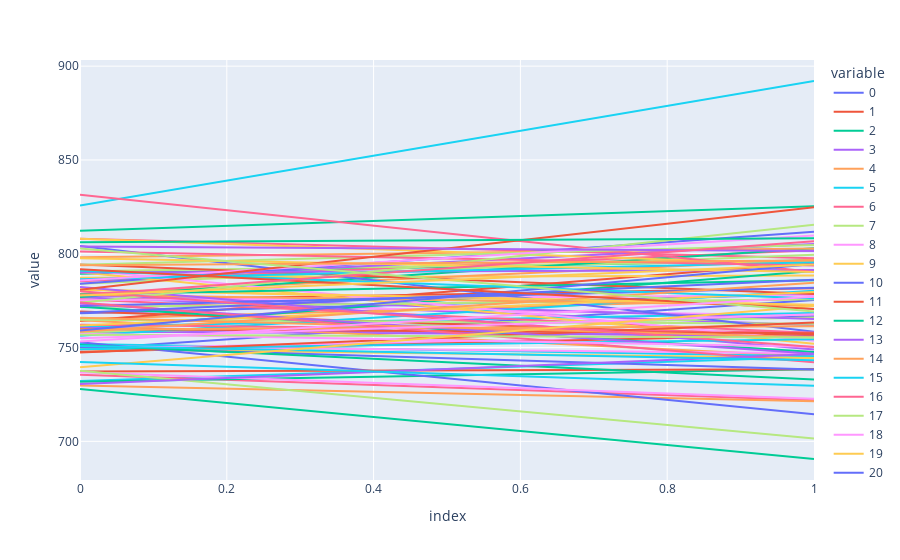

Notebook cell for this chart:
### Code cell
import plotly_express as px
fig2 = px.line(sim_df)
fig2.show()

### Figure 1 — Plotly figure (JSON) as saved in the notebook; plotly's stock layout.template omitted (floating-point values rounded to 4 significant figures)
{"data": [{"hovertemplate": "variable=0<br>index=%{x}<br>value=%{y}<extra></extra>", "legendgroup": "0", "line": {"color": "#636efa", "dash": "solid"}, "mode": "lines", "name": "0", "orientation": "v", "showlegend": true, "type": "scatter", "x": [0, 1], "xaxis": "x", "y": [749.1, 775.4], "yaxis": "y"}, {"hovertemplate": "variable=1<br>index=%{x}<br>value=%{y}<extra></extra>", "legendgroup": "1", "line": {"color": "#EF553B", "dash": "solid"}, "mode": "lines", "name": "1", "orientation": "v", "showlegend": true, "type": "scatter", "x": [0, 1], "xaxis": "x", "y": [775.1, 781.6], "yaxis": "y"}, {"hovertemplate": "variable=2<br>index=%{x}<br>value=%{y}<extra></extra>", "legendgroup": "2", "line": {"color": "#00cc96", "dash": "solid"}, "mode": "lines", "name": "2", "orientation": "v", "showlegend": true, "type": "scatter", "x": [0, 1], "xaxis": "x", "y": [789.4, 796.5], "yaxis": "y"}, {"hovertemplate": "variable=3<br>index=%{x}<br>value=%{y}<extra></extra>", "legendgroup": "3", "line": {"color": "#ab63fa", "dash": "solid"}, "mode": "lines", "name": "3", "orientation": "v", "showlegend": true, "type": "scatter", "x": [0, 1], "xaxis": "x", "y": [776.8, 761.9], "yaxis": "y"}, {"hovertemplate": "variable=4<br>index=%{x}<br>value=%{y}<extra></extra>", "legendgroup": "4", "line": {"color": "#FFA15A", "dash": "solid"}, "mode": "lines", "name": "4", "orientation": "v", "showlegend": true, "type": "scatter", "x": [0, 1], "xaxis": "x", "y": [765.2, 776.2], "yaxis": "y"}, {"hovertemplate": "variable=5<br>index=%{x}<br>value=%{y}<extra></extra>", "legendgroup": "5", "line": {"color": "#19d3f3", "dash": "solid"}, "mode": "lines", "name": "5", "orientation": "v", "showlegend": true, "type": "scatter", "x": [0, 1], "xaxis": "x", "y": [732.2, 744.9], "yaxis": "y"}, {"hovertemplate": "variable=6<br>index=%{x}<br>value=%{y}<extra></extra>", "legendgroup": "6", "line": {"color": "#FF6692", "dash": "solid"}, "mode": "lines", "name": "6", "orientation": "v", "showlegend": true, "type": "scatter", "x": [0, 1], "xaxis": "x", "y": [785.3, 801.9], "yaxis": "y"}, {"hovertemplate": "variable=7<br>index=%{x}<br>value=%{y}<extra></extra>", "legendgroup": "7", "line": {"color": "#B6E880", "dash": "solid"}, "mode": "lines", "name": "7", "orientation": "v", "showlegend": true, "type": "scatter", "x": [0, 1], "xaxis": "x", "y": [790.7, 796.1], "yaxis": "y"}, {"hovertemplate": "variable=8<br>index=%{x}<br>value=%{y}<extra></extra>", "legendgroup": "8", "line": {"color": "#FF97FF", "dash": "solid"}, "mode": "lines", "name": "8", "orientation": "v", "showlegend": true, "type": "scatter", "x": [0, 1], "xaxis": "x", "y": [773.3, 767.0], "yaxis": "y"}, {"hovertemplate": "variable=9<br>index=%{x}<br>value=%{y}<extra></extra>", "legendgroup": "9", "line": {"color": "#FECB52", "dash": "solid"}, "mode": "lines", "name": "9", "orientation": "v", "showlegend": true, "type": "scatter", "x": [0, 1], "xaxis": "x", "y": [780.9, 772.3], "yaxis": "y"}, {"hovertemplate": "variable=10<br>index=%{x}<br>value=%{y}<extra></extra>", "legendgroup": "10", "line": {"color": "#636efa", "dash": "solid"}, "mode": "lines", "name": "10", "orientation": "v", "showlegend": true, "type": "scatter", "x": [0, 1], "xaxis": "x", "y": [757.6, 766.5], "yaxis": "y"}, {"hovertemplate": "variable=11<br>index=%{x}<br>value=%{y}<extra></extra>", "legendgroup": "11", "line": {"color": "#EF553B", "dash": "solid"}, "mode": "lines", "name": "11", "orientation": "v", "showlegend": true, "type": "scatter", "x": [0, 1], "xaxis": "x", "y": [764.2, 795.3], "yaxis": "y"}, {"hovertemplate": "variable=12<br>index=%{x}<br>value=%{y}<extra></extra>", "legendgroup": "12", "line": {"color": "#00cc96", "dash": "solid"}, "mode": "lines", "name": "12", "orientation": "v", "showlegend": true, "type": "scatter", "x": [0, 1], "xaxis": "x", "y": [812.3, 825.4], "yaxis": "y"}, {"hovertemplate": "variable=13<br>index=%{x}<br>value=%{y}<extra></extra>", "legendgroup": "13", "line": {"color": "#ab63fa", "dash": "solid"}, "mode": "lines", "name": "13", "orientation": "v", "showlegend": true, "type": "scatter", "x": [0, 1], "xaxis": "x", "y": [758.5, 756.4], "yaxis": "y"}, {"hovertemplate": "variable=14<br>index=%{x}<br>value=%{y}<extra></extra>", "legendgroup": "14", "line": {"color": "#FFA15A", "dash": "solid"}, "mode": "lines", "name": "14", "orientation": "v", "showlegend": true, "type": "scatter", "x": [0, 1], "xaxis": "x", "y": [764.6, 745.2], "yaxis": "y"}, {"hovertemplate": "variable=15<br>index=%{x}<br>value=%{y}<extra></extra>", "legendgroup": "15", "line": {"color": "#19d3f3", "dash": "solid"}, "mode": "lines", "name": "15", "orientation": "v", "showlegend": true, "type": "scatter", "x": [0, 1], "xaxis": "x", "y": [751.9, 745.3], "yaxis": "y"}, {"hovertemplate": "variable=16<br>index=%{x}<br>value=%{y}<extra></extra>", "legendgroup": "16", "line": {"color": "#FF6692", "dash": "solid"}, "mode": "lines", "name": "16", "orientation": "v", "showlegend": true, "type": "scatter", "x": [0, 1], "xaxis": "x", "y": [808.0, 797.6], "yaxis": "y"}, {"hovertemplate": "variable=17<br>index=%{x}<br>value=%{y}<extra></extra>", "legendgroup": "17", "line": {"color": "#B6E880", "dash": "solid"}, "mode": "lines", "name": "17", "orientation": "v", "showlegend": true, "type": "scatter", "x": [0, 1], "xaxis": "x", "y": [784.0, 799.4], "yaxis": "y"}, {"hovertemplate": "variable=18<br>index=%{x}<br>value=%{y}<extra></extra>", "legendgroup": "18", "line": {"color": "#FF97FF", "dash": "solid"}, "mode": "lines", "name": "18", "orientation": "v", "showlegend": true, "type": "scatter", "x": [0, 1], "xaxis": "x", "y": [749.5, 756.7], "yaxis": "y"}, {"hovertemplate": "variable=19<br>index=%{x}<br>value=%{y}<extra></extra>", "legendgroup": "19", "line": {"color": "#FECB52", "dash": "solid"}, "mode": "lines", "name": "19", "orientation": "v", "showlegend": true, "type": "scatter", "x": [0, 1], "xaxis": "x", "y": [787.1, 788.4], "yaxis": "y"}, {"hovertemplate": "variable=20<br>index=%{x}<br>value=%{y}<extra></extra>", "legendgroup": "20", "line": {"color": "#636efa", "dash": "solid"}, "mode": "lines", "name": "20", "orientation": "v", "showlegend": true, "type": "scatter", "x": [0, 1], "xaxis": "x", "y": [768.3, 778.5], "yaxis": "y"}, {"hovertemplate": "variable=21<br>index=%{x}<br>value=%{y}<extra></extra>", "legendgroup": "21", "line": {"color": "#EF553B", "dash": "solid"}, "mode": "lines", "name": "21", "orientation": "v", "showlegend": true, "type": "scatter", "x": [0, 1], "xaxis": "x", "y": [747.7, 756.8], "yaxis": "y"}, {"hovertemplate": "variable=22<br>index=%{x}<br>value=%{y}<extra></extra>", "legendgroup": "22", "line": {"color": "#00cc96", "dash": "solid"}, "mode": "lines", "name": "22", "orientation": "v", "showlegend": true, "type": "scatter", "x": [0, 1], "xaxis": "x", "y": [759.9, 790.8], "yaxis": "y"}, {"hovertemplate": "variable=23<br>index=%{x}<br>value=%{y}<extra></extra>", "legendgroup": "23", "line": {"color": "#ab63fa", "dash": "solid"}, "mode": "lines", "name": "23", "orientation": "v", "showlegend": true, "type": "scatter", "x": [0, 1], "xaxis": "x", "y": [785.9, 805.1], "yaxis": "y"}, {"hovertemplate": "variable=24<br>index=%{x}<br>value=%{y}<extra></extra>", "legendgroup": "24", "line": {"color": "#FFA15A", "dash": "solid"}, "mode": "lines", "name": "24", "orientation": "v", "showlegend": true, "type": "scatter", "x": [0, 1], "xaxis": "x", "y": [778.6, 796.7], "yaxis": "y"}, {"hovertemplate": "variable=25<br>index=%{x}<br>value=%{y}<extra></extra>", "legendgroup": "25", "line": {"color": "#19d3f3", "dash": "solid"}, "mode": "lines", "name": "25", "orientation": "v", "showlegend": true, "type": "scatter", "x": [0, 1], "xaxis": "x", "y": [761.3, 768.4], "yaxis": "y"}, {"hovertemplate": "variable=26<br>index=%{x}<br>value=%{y}<extra></extra>", "legendgroup": "26", "line": {"color": "#FF6692", "dash": "solid"}, "mode": "lines", "name": "26", "orientation": "v", "showlegend": true, "type": "scatter", "x": [0, 1], "xaxis": "x", "y": [775.7, 757.7], "yaxis": "y"}, {"hovertemplate": "variable=27<br>index=%{x}<br>value=%{y}<extra></extra>", "legendgroup": "27", "line": {"color": "#B6E880", "dash": "solid"}, "mode": "lines", "name": "27", "orientation": "v", "showlegend": true, "type": "scatter", "x": [0, 1], "xaxis": "x", "y": [758.2, 766.0], "yaxis": "y"}, {"hovertemplate": "variable=28<br>index=%{x}<br>value=%{y}<extra></extra>", "legendgroup": "28", "line": {"color": "#FF97FF", "dash": "solid"}, "mode": "lines", "name": "28", "orientation": "v", "showlegend": true, "type": "scatter", "x": [0, 1], "xaxis": "x", "y": [750.7, 747.0], "yaxis": "y"}, {"hovertemplate": "variable=29<br>index=%{x}<br>value=%{y}<extra></extra>", "legendgroup": "29", "line": {"color": "#FECB52", "dash": "solid"}, "mode": "lines", "name": "29", "orientation": "v", "showlegend": true, "type": "scatter", "x": [0, 1], "xaxis": "x", "y": [749.3, 744.4], "yaxis": "y"}, {"hovertemplate": "variable=30<br>index=%{x}<br>value=%{y}<extra></extra>", "legendgroup": "30", "line": {"color": "#636efa", "dash": "solid"}, "mode": "lines", "name": "30", "orientation": "v", "showlegend": true, "type": "scatter", "x": [0, 1], "xaxis": "x", "y": [784.1, 811.7], "yaxis": "y"}, {"hovertemplate": "variable=31<br>index=%{x}<br>value=%{y}<extra></extra>", "legendgroup": "31", "line": {"color": "#EF553B", "dash": "solid"}, "mode": "lines", "name": "31", "orientation": "v", "showlegend": true, "type": "scatter", "x": [0, 1], "xaxis": "x", "y": [769.2, 756.0], "yaxis": "y"}, {"hovertemplate": "variable=32<br>index=%{x}<br>value=%{y}<extra></extra>", "legendgroup": "32", "line": {"color": "#00cc96", "dash": "solid"}, "mode": "lines", "name": "32", "orientation": "v", "showlegend": true, "type": "scatter", "x": [0, 1], "xaxis": "x", "y": [777.0, 802.9], "yaxis": "y"}, {"hovertemplate": "variable=33<br>index=%{x}<br>value=%{y}<extra></extra>", "legendgroup": "33", "line": {"color": "#ab63fa", "dash": "solid"}, "mode": "lines", "name": "33", "orientation": "v", "showlegend": true, "type": "scatter", "x": [0, 1], "xaxis": "x", "y": [778.0, 765.2], "yaxis": "y"}, {"hovertemplate": "variable=34<br>index=%{x}<br>value=%{y}<extra></extra>", "legendgroup": "34", "line": {"color": "#FFA15A", "dash": "solid"}, "mode": "lines", "name": "34", "orientation": "v", "showlegend": true, "type": "scatter", "x": [0, 1], "xaxis": "x", "y": [798.2, 802.8], "yaxis": "y"}, {"hovertemplate": "variable=35<br>index=%{x}<br>value=%{y}<extra></extra>", "legendgroup": "35", "line": {"color": "#19d3f3", "dash": "solid"}, "mode": "lines", "name": "35", "orientation": "v", "showlegend": true, "type": "scatter", "x": [0, 1], "xaxis": "x", "y": [756.2, 780.3], "yaxis": "y"}, {"hovertemplate": "variable=36<br>index=%{x}<br>value=%{y}<extra></extra>", "legendgroup": "36", "line": {"color": "#FF6692", "dash": "solid"}, "mode": "lines", "name": "36", "orientation": "v", "showlegend": true, "type": "scatter", "x": [0, 1], "xaxis": "x", "y": [735.5, 721.9], "yaxis": "y"}, {"hovertemplate": "variable=37<br>index=%{x}<br>value=%{y}<extra></extra>", "legendgroup": "37", "line": {"color": "#B6E880", "dash": "solid"}, "mode": "lines", "name": "37", "orientation": "v", "showlegend": true, "type": "scatter", "x": [0, 1], "xaxis": "x", "y": [764.9, 762.7], "yaxis": "y"}, {"hovertemplate": "variable=38<br>index=%{x}<br>value=%{y}<extra></extra>", "legendgroup": "38", "line": {"color": "#FF97FF", "dash": "solid"}, "mode": "lines", "name": "38", "orientation": "v", "showlegend": true, "type": "scatter", "x": [0, 1], "xaxis": "x", "y": [775.3, 777.8], "yaxis": "y"}, {"hovertemplate": "variable=39<br>index=%{x}<br>value=%{y}<extra></extra>", "legendgroup": "39", "line": {"color": "#FECB52", "dash": "solid"}, "mode": "lines", "name": "39", "orientation": "v", "showlegend": true, "type": "scatter", "x": [0, 1], "xaxis": "x", "y": [790.1, 752.0], "yaxis": "y"}, {"hovertemplate": "variable=40<br>index=%{x}<br>value=%{y}<extra></extra>", "legendgroup": "40", "line": {"color": "#636efa", "dash": "solid"}, "mode": "lines", "name": "40", "orientation": "v", "showlegend": true, "type": "scatter", "x": [0, 1], "xaxis": "x", "y": [804.2, 758.4], "yaxis": "y"}, {"hovertemplate": "variable=41<br>index=%{x}<br>value=%{y}<extra></extra>", "legendgroup": "41", "line": {"color": "#EF553B", "dash": "solid"}, "mode": "lines", "name": "41", "orientation": "v", "showlegend": true, "type": "scatter", "x": [0, 1], "xaxis": "x", "y": [794.3, 778.5], "yaxis": "y"}, {"hovertemplate": "variable=42<br>index=%{x}<br>value=%{y}<extra></extra>", "legendgroup": "42", "line": {"color": "#00cc96", "dash": "solid"}, "mode": "lines", "name": "42", "orientation": "v", "showlegend": true, "type": "scatter", "x": [0, 1], "xaxis": "x", "y": [731.8, 738.4], "yaxis": "y"}, {"hovertemplate": "variable=43<br>index=%{x}<br>value=%{y}<extra></extra>", "legendgroup": "43", "line": {"color": "#ab63fa", "dash": "solid"}, "mode": "lines", "name": "43", "orientation": "v", "showlegend": true, "type": "scatter", "x": [0, 1], "xaxis": "x", "y": [760.5, 755.7], "yaxis": "y"}, {"hovertemplate": "variable=44<br>index=%{x}<br>value=%{y}<extra></extra>", "legendgroup": "44", "line": {"color": "#FFA15A", "dash": "solid"}, "mode": "lines", "name": "44", "orientation": "v", "showlegend": true, "type": "scatter", "x": [0, 1], "xaxis": "x", "y": [729.8, 721.4], "yaxis": "y"}, {"hovertemplate": "variable=45<br>index=%{x}<br>value=%{y}<extra></extra>", "legendgroup": "45", "line": {"color": "#19d3f3", "dash": "solid"}, "mode": "lines", "name": "45", "orientation": "v", "showlegend": true, "type": "scatter", "x": [0, 1], "xaxis": "x", "y": [825.7, 892.1], "yaxis": "y"}, {"hovertemplate": "variable=46<br>index=%{x}<br>value=%{y}<extra></extra>", "legendgroup": "46", "line": {"color": "#FF6692", "dash": "solid"}, "mode": "lines", "name": "46", "orientation": "v", "showlegend": true, "type": "scatter", "x": [0, 1], "xaxis": "x", "y": [762.2, 758.0], "yaxis": "y"}, {"hovertemplate": "variable=47<br>index=%{x}<br>value=%{y}<extra></extra>", "legendgroup": "47", "line": {"color": "#B6E880", "dash": "solid"}, "mode": "lines", "name": "47", "orientation": "v", "showlegend": true, "type": "scatter", "x": [0, 1], "xaxis": "x", "y": [771.6, 775.7], "yaxis": "y"}, {"hovertemplate": "variable=48<br>index=%{x}<br>value=%{y}<extra></extra>", "legendgroup": "48", "line": {"color": "#FF97FF", "dash": "solid"}, "mode": "lines", "name": "48", "orientation": "v", "showlegend": true, "type": "scatter", "x": [0, 1], "xaxis": "x", "y": [791.5, 753.6], "yaxis": "y"}, {"hovertemplate": "variable=49<br>index=%{x}<br>value=%{y}<extra></extra>", "legendgroup": "49", "line": {"color": "#FECB52", "dash": "solid"}, "mode": "lines", "name": "49", "orientation": "v", "showlegend": true, "type": "scatter", "x": [0, 1], "xaxis": "x", "y": [808.0, 794.1], "yaxis": "y"}, {"hovertemplate": "variable=50<br>index=%{x}<br>value=%{y}<extra></extra>", "legendgroup": "50", "line": {"color": "#636efa", "dash": "solid"}, "mode": "lines", "name": "50", "orientation": "v", "showlegend": true, "type": "scatter", "x": [0, 1], "xaxis": "x", "y": [752.9, 714.4], "yaxis": "y"}, {"hovertemplate": "variable=51<br>index=%{x}<br>value=%{y}<extra></extra>", "legendgroup": "51", "line": {"color": "#EF553B", "dash": "solid"}, "mode": "lines", "name": "51", "orientation": "v", "showlegend": true, "type": "scatter", "x": [0, 1], "xaxis": "x", "y": [737.2, 738.5], "yaxis": "y"}, {"hovertemplate": "variable=52<br>index=%{x}<br>value=%{y}<extra></extra>", "legendgroup": "52", "line": {"color": "#00cc96", "dash": "solid"}, "mode": "lines", "name": "52", "orientation": "v", "showlegend": true, "type": "scatter", "x": [0, 1], "xaxis": "x", "y": [771.7, 747.6], "yaxis": "y"}, {"hovertemplate": "variable=53<br>index=%{x}<br>value=%{y}<extra></extra>", "legendgroup": "53", "line": {"color": "#ab63fa", "dash": "solid"}, "mode": "lines", "name": "53", "orientation": "v", "showlegend": true, "type": "scatter", "x": [0, 1], "xaxis": "x", "y": [789.9, 791.3], "yaxis": "y"}, {"hovertemplate": "variable=54<br>index=%{x}<br>value=%{y}<extra></extra>", "legendgroup": "54", "line": {"color": "#FFA15A", "dash": "solid"}, "mode": "lines", "name": "54", "orientation": "v", "showlegend": true, "type": "scatter", "x": [0, 1], "xaxis": "x", "y": [778.2, 772.4], "yaxis": "y"}, {"hovertemplate": "variable=55<br>index=%{x}<br>value=%{y}<extra></extra>", "legendgroup": "55", "line": {"color": "#19d3f3", "dash": "solid"}, "mode": "lines", "name": "55", "orientation": "v", "showlegend": true, "type": "scatter", "x": [0, 1], "xaxis": "x", "y": [786.5, 795.4], "yaxis": "y"}, {"hovertemplate": "variable=56<br>index=%{x}<br>value=%{y}<extra></extra>", "legendgroup": "56", "line": {"color": "#FF6692", "dash": "solid"}, "mode": "lines", "name": "56", "orientation": "v", "showlegend": true, "type": "scatter", "x": [0, 1], "xaxis": "x", "y": [831.5, 790.2], "yaxis": "y"}, {"hovertemplate": "variable=57<br>index=%{x}<br>value=%{y}<extra></extra>", "legendgroup": "57", "line": {"color": "#B6E880", "dash": "solid"}, "mode": "lines", "name": "57", "orientation": "v", "showlegend": true, "type": "scatter", "x": [0, 1], "xaxis": "x", "y": [794.2, 804.7], "yaxis": "y"}, {"hovertemplate": "variable=58<br>index=%{x}<br>value=%{y}<extra></extra>", "legendgroup": "58", "line": {"color": "#FF97FF", "dash": "solid"}, "mode": "lines", "name": "58", "orientation": "v", "showlegend": true, "type": "scatter", "x": [0, 1], "xaxis": "x", "y": [736.8, 722.7], "yaxis": "y"}, {"hovertemplate": "variable=59<br>index=%{x}<br>value=%{y}<extra></extra>", "legendgroup": "59", "line": {"color": "#FECB52", "dash": "solid"}, "mode": "lines", "name": "59", "orientation": "v", "showlegend": true, "type": "scatter", "x": [0, 1], "xaxis": "x", "y": [781.0, 772.8], "yaxis": "y"}, {"hovertemplate": "variable=60<br>index=%{x}<br>value=%{y}<extra></extra>", "legendgroup": "60", "line": {"color": "#636efa", "dash": "solid"}, "mode": "lines", "name": "60", "orientation": "v", "showlegend": true, "type": "scatter", "x": [0, 1], "xaxis": "x", "y": [750.3, 738.3], "yaxis": "y"}, {"hovertemplate": "variable=61<br>index=%{x}<br>value=%{y}<extra></extra>", "legendgroup": "61", "line": {"color": "#EF553B", "dash": "solid"}, "mode": "lines", "name": "61", "orientation": "v", "showlegend": true, "type": "scatter", "x": [0, 1], "xaxis": "x", "y": [759.8, 757.7], "yaxis": "y"}, {"hovertemplate": "variable=62<br>index=%{x}<br>value=%{y}<extra></extra>", "legendgroup": "62", "line": {"color": "#00cc96", "dash": "solid"}, "mode": "lines", "name": "62", "orientation": "v", "showlegend": true, "type": "scatter", "x": [0, 1], "xaxis": "x", "y": [778.3, 785.9], "yaxis": "y"}, {"hovertemplate": "variable=63<br>index=%{x}<br>value=%{y}<extra></extra>", "legendgroup": "63", "line": {"color": "#ab63fa", "dash": "solid"}, "mode": "lines", "name": "63", "orientation": "v", "showlegend": true, "type": "scatter", "x": [0, 1], "xaxis": "x", "y": [782.2, 748.9], "yaxis": "y"}, {"hovertemplate": "variable=64<br>index=%{x}<br>value=%{y}<extra></extra>", "legendgroup": "64", "line": {"color": "#FFA15A", "dash": "solid"}, "mode": "lines", "name": "64", "orientation": "v", "showlegend": true, "type": "scatter", "x": [0, 1], "xaxis": "x", "y": [759.6, 761.3], "yaxis": "y"}, {"hovertemplate": "variable=65<br>index=%{x}<br>value=%{y}<extra></extra>", "legendgroup": "65", "line": {"color": "#19d3f3", "dash": "solid"}, "mode": "lines", "name": "65", "orientation": "v", "showlegend": true, "type": "scatter", "x": [0, 1], "xaxis": "x", "y": [749.1, 754.5], "yaxis": "y"}, {"hovertemplate": "variable=66<br>index=%{x}<br>value=%{y}<extra></extra>", "legendgroup": "66", "line": {"color": "#FF6692", "dash": "solid"}, "mode": "lines", "name": "66", "orientation": "v", "showlegend": true, "type": "scatter", "x": [0, 1], "xaxis": "x", "y": [801.2, 793.7], "yaxis": "y"}, {"hovertemplate": "variable=67<br>index=%{x}<br>value=%{y}<extra></extra>", "legendgroup": "67", "line": {"color": "#B6E880", "dash": "solid"}, "mode": "lines", "name": "67", "orientation": "v", "showlegend": true, "type": "scatter", "x": [0, 1], "xaxis": "x", "y": [773.9, 815.5], "yaxis": "y"}, {"hovertemplate": "variable=68<br>index=%{x}<br>value=%{y}<extra></extra>", "legendgroup": "68", "line": {"color": "#FF97FF", "dash": "solid"}, "mode": "lines", "name": "68", "orientation": "v", "showlegend": true, "type": "scatter", "x": [0, 1], "xaxis": "x", "y": [785.7, 809.7], "yaxis": "y"}, {"hovertemplate": "variable=69<br>index=%{x}<br>value=%{y}<extra></extra>", "legendgroup": "69", "line": {"color": "#FECB52", "dash": "solid"}, "mode": "lines", "name": "69", "orientation": "v", "showlegend": true, "type": "scatter", "x": [0, 1], "xaxis": "x", "y": [761.8, 779.6], "yaxis": "y"}, {"hovertemplate": "variable=70<br>index=%{x}<br>value=%{y}<extra></extra>", "legendgroup": "70", "line": {"color": "#636efa", "dash": "solid"}, "mode": "lines", "name": "70", "orientation": "v", "showlegend": true, "type": "scatter", "x": [0, 1], "xaxis": "x", "y": [772.2, 781.9], "yaxis": "y"}, {"hovertemplate": "variable=71<br>index=%{x}<br>value=%{y}<extra></extra>", "legendgroup": "71", "line": {"color": "#EF553B", "dash": "solid"}, "mode": "lines", "name": "71", "orientation": "v", "showlegend": true, "type": "scatter", "x": [0, 1], "xaxis": "x", "y": [747.4, 763.3], "yaxis": "y"}, {"hovertemplate": "variable=72<br>index=%{x}<br>value=%{y}<extra></extra>", "legendgroup": "72", "line": {"color": "#00cc96", "dash": "solid"}, "mode": "lines", "name": "72", "orientation": "v", "showlegend": true, "type": "scatter", "x": [0, 1], "xaxis": "x", "y": [727.9, 690.6], "yaxis": "y"}, {"hovertemplate": "variable=73<br>index=%{x}<br>value=%{y}<extra></extra>", "legendgroup": "73", "line": {"color": "#ab63fa", "dash": "solid"}, "mode": "lines", "name": "73", "orientation": "v", "showlegend": true, "type": "scatter", "x": [0, 1], "xaxis": "x", "y": [773.5, 746.7], "yaxis": "y"}, {"hovertemplate": "variable=74<br>index=%{x}<br>value=%{y}<extra></extra>", "legendgroup": "74", "line": {"color": "#FFA15A", "dash": "solid"}, "mode": "lines", "name": "74", "orientation": "v", "showlegend": true, "type": "scatter", "x": [0, 1], "xaxis": "x", "y": [765.9, 755.4], "yaxis": "y"}, {"hovertemplate": "variable=75<br>index=%{x}<br>value=%{y}<extra></extra>", "legendgroup": "75", "line": {"color": "#19d3f3", "dash": "solid"}, "mode": "lines", "name": "75", "orientation": "v", "showlegend": true, "type": "scatter", "x": [0, 1], "xaxis": "x", "y": [790.9, 776.1], "yaxis": "y"}, {"hovertemplate": "variable=76<br>index=%{x}<br>value=%{y}<extra></extra>", "legendgroup": "76", "line": {"color": "#FF6692", "dash": "solid"}, "mode": "lines", "name": "76", "orientation": "v", "showlegend": true, "type": "scatter", "x": [0, 1], "xaxis": "x", "y": [774.1, 742.2], "yaxis": "y"}, {"hovertemplate": "variable=77<br>index=%{x}<br>value=%{y}<extra></extra>", "legendgroup": "77", "line": {"color": "#B6E880", "dash": "solid"}, "mode": "lines", "name": "77", "orientation": "v", "showlegend": true, "type": "scatter", "x": [0, 1], "xaxis": "x", "y": [737.6, 701.6], "yaxis": "y"}, {"hovertemplate": "variable=78<br>index=%{x}<br>value=%{y}<extra></extra>", "legendgroup": "78", "line": {"color": "#FF97FF", "dash": "solid"}, "mode": "lines", "name": "78", "orientation": "v", "showlegend": true, "type": "scatter", "x": [0, 1], "xaxis": "x", "y": [757.3, 750.5], "yaxis": "y"}, {"hovertemplate": "variable=79<br>index=%{x}<br>value=%{y}<extra></extra>", "legendgroup": "79", "line": {"color": "#FECB52", "dash": "solid"}, "mode": "lines", "name": "79", "orientation": "v", "showlegend": true, "type": "scatter", "x": [0, 1], "xaxis": "x", "y": [797.5, 790.3], "yaxis": "y"}, {"hovertemplate": "variable=80<br>index=%{x}<br>value=%{y}<extra></extra>", "legendgroup": "80", "line": {"color": "#636efa", "dash": "solid"}, "mode": "lines", "name": "80", "orientation": "v", "showlegend": true, "type": "scatter", "x": [0, 1], "xaxis": "x", "y": [768.6, 786.2], "yaxis": "y"}, {"hovertemplate": "variable=81<br>index=%{x}<br>value=%{y}<extra></extra>", "legendgroup": "81", "line": {"color": "#EF553B", "dash": "solid"}, "mode": "lines", "name": "81", "orientation": "v", "showlegend": true, "type": "scatter", "x": [0, 1], "xaxis": "x", "y": [780.8, 824.8], "yaxis": "y"}, {"hovertemplate": "variable=82<br>index=%{x}<br>value=%{y}<extra></extra>", "legendgroup": "82", "line": {"color": "#00cc96", "dash": "solid"}, "mode": "lines", "name": "82", "orientation": "v", "showlegend": true, "type": "scatter", "x": [0, 1], "xaxis": "x", "y": [751.3, 733.0], "yaxis": "y"}, {"hovertemplate": "variable=83<br>index=%{x}<br>value=%{y}<extra></extra>", "legendgroup": "83", "line": {"color": "#ab63fa", "dash": "solid"}, "mode": "lines", "name": "83", "orientation": "v", "showlegend": true, "type": "scatter", "x": [0, 1], "xaxis": "x", "y": [730.5, 746.6], "yaxis": "y"}, {"hovertemplate": "variable=84<br>index=%{x}<br>value=%{y}<extra></extra>", "legendgroup": "84", "line": {"color": "#FFA15A", "dash": "solid"}, "mode": "lines", "name": "84", "orientation": "v", "showlegend": true, "type": "scatter", "x": [0, 1], "xaxis": "x", "y": [758.5, 784.6], "yaxis": "y"}, {"hovertemplate": "variable=85<br>index=%{x}<br>value=%{y}<extra></extra>", "legendgroup": "85", "line": {"color": "#19d3f3", "dash": "solid"}, "mode": "lines", "name": "85", "orientation": "v", "showlegend": true, "type": "scatter", "x": [0, 1], "xaxis": "x", "y": [750.8, 743.3], "yaxis": "y"}, {"hovertemplate": "variable=86<br>index=%{x}<br>value=%{y}<extra></extra>", "legendgroup": "86", "line": {"color": "#FF6692", "dash": "solid"}, "mode": "lines", "name": "86", "orientation": "v", "showlegend": true, "type": "scatter", "x": [0, 1], "xaxis": "x", "y": [780.0, 750.3], "yaxis": "y"}, {"hovertemplate": "variable=87<br>index=%{x}<br>value=%{y}<extra></extra>", "legendgroup": "87", "line": {"color": "#B6E880", "dash": "solid"}, "mode": "lines", "name": "87", "orientation": "v", "showlegend": true, "type": "scatter", "x": [0, 1], "xaxis": "x", "y": [756.8, 755.3], "yaxis": "y"}, {"hovertemplate": "variable=88<br>index=%{x}<br>value=%{y}<extra></extra>", "legendgroup": "88", "line": {"color": "#FF97FF", "dash": "solid"}, "mode": "lines", "name": "88", "orientation": "v", "showlegend": true, "type": "scatter", "x": [0, 1], "xaxis": "x", "y": [755.0, 767.8], "yaxis": "y"}, {"hovertemplate": "variable=89<br>index=%{x}<br>value=%{y}<extra></extra>", "legendgroup": "89", "line": {"color": "#FECB52", "dash": "solid"}, "mode": "lines", "name": "89", "orientation": "v", "showlegend": true, "type": "scatter", "x": [0, 1], "xaxis": "x", "y": [739.5, 772.2], "yaxis": "y"}, {"hovertemplate": "variable=90<br>index=%{x}<br>value=%{y}<extra></extra>", "legendgroup": "90", "line": {"color": "#636efa", "dash": "solid"}, "mode": "lines", "name": "90", "orientation": "v", "showlegend": true, "type": "scatter", "x": [0, 1], "xaxis": "x", "y": [759.1, 794.5], "yaxis": "y"}, {"hovertemplate": "variable=91<br>index=%{x}<br>value=%{y}<extra></extra>", "legendgroup": "91", "line": {"color": "#EF553B", "dash": "solid"}, "mode": "lines", "name": "91", "orientation": "v", "showlegend": true, "type": "scatter", "x": [0, 1], "xaxis": "x", "y": [791.7, 770.5], "yaxis": "y"}, {"hovertemplate": "variable=92<br>index=%{x}<br>value=%{y}<extra></extra>", "legendgroup": "92", "line": {"color": "#00cc96", "dash": "solid"}, "mode": "lines", "name": "92", "orientation": "v", "showlegend": true, "type": "scatter", "x": [0, 1], "xaxis": "x", "y": [806.1, 808.2], "yaxis": "y"}, {"hovertemplate": "variable=93<br>index=%{x}<br>value=%{y}<extra></extra>", "legendgroup": "93", "line": {"color": "#ab63fa", "dash": "solid"}, "mode": "lines", "name": "93", "orientation": "v", "showlegend": true, "type": "scatter", "x": [0, 1], "xaxis": "x", "y": [803.9, 801.5], "yaxis": "y"}, {"hovertemplate": "variable=94<br>index=%{x}<br>value=%{y}<extra></extra>", "legendgroup": "94", "line": {"color": "#FFA15A", "dash": "solid"}, "mode": "lines", "name": "94", "orientation": "v", "showlegend": true, "type": "scatter", "x": [0, 1], "xaxis": "x", "y": [793.9, 796.4], "yaxis": "y"}, {"hovertemplate": "variable=95<br>index=%{x}<br>value=%{y}<extra></extra>", "legendgroup": "95", "line": {"color": "#19d3f3", "dash": "solid"}, "mode": "lines", "name": "95", "orientation": "v", "showlegend": true, "type": "scatter", "x": [0, 1], "xaxis": "x", "y": [742.3, 729.6], "yaxis": "y"}, {"hovertemplate": "variable=96<br>index=%{x}<br>value=%{y}<extra></extra>", "legendgroup": "96", "line": {"color": "#FF6692", "dash": "solid"}, "mode": "lines", "name": "96", "orientation": "v", "showlegend": true, "type": "scatter", "x": [0, 1], "xaxis": "x", "y": [777.9, 806.7], "yaxis": "y"}, {"hovertemplate": "variable=97<br>index=%{x}<br>value=%{y}<extra></extra>", "legendgroup": "97", "line": {"color": "#B6E880", "dash": "solid"}, "mode": "lines", "name": "97", "orientation": "v", "showlegend": true, "type": "scatter", "x": [0, 1], "xaxis": "x", "y": [802.8, 769.3], "yaxis": "y"}, {"hovertemplate": "variable=98<br>index=%{x}<br>value=%{y}<extra></extra>", "legendgroup": "98", "line": {"color": "#FF97FF", "dash": "solid"}, "mode": "lines", "name": "98", "orientation": "v", "showlegend": true, "type": "scatter", "x": [0, 1], "xaxis": "x", "y": [753.2, 777.0], "yaxis": "y"}, {"hovertemplate": "variable=99<br>index=%{x}<br>value=%{y}<extra></extra>", "legendgroup": "99", "line": {"color": "#FECB52", "dash": "solid"}, "mode": "lines", "name": "99", "orientation": "v", "showlegend": true, "type": "scatter", "x": [0, 1], "xaxis": "x", "y": [777.8, 794.3], "yaxis": "y"}], "layout": {"legend": {"title": {"text": "variable"}, "tracegroupgap": 0}, "margin": {"t": 60}, "xaxis": {"anchor": "y", "domain": [0, 1], "title": {"text": "index"}}, "yaxis": {"anchor": "x", "domain": [0, 1], "title": {"text": "value"}}}}
